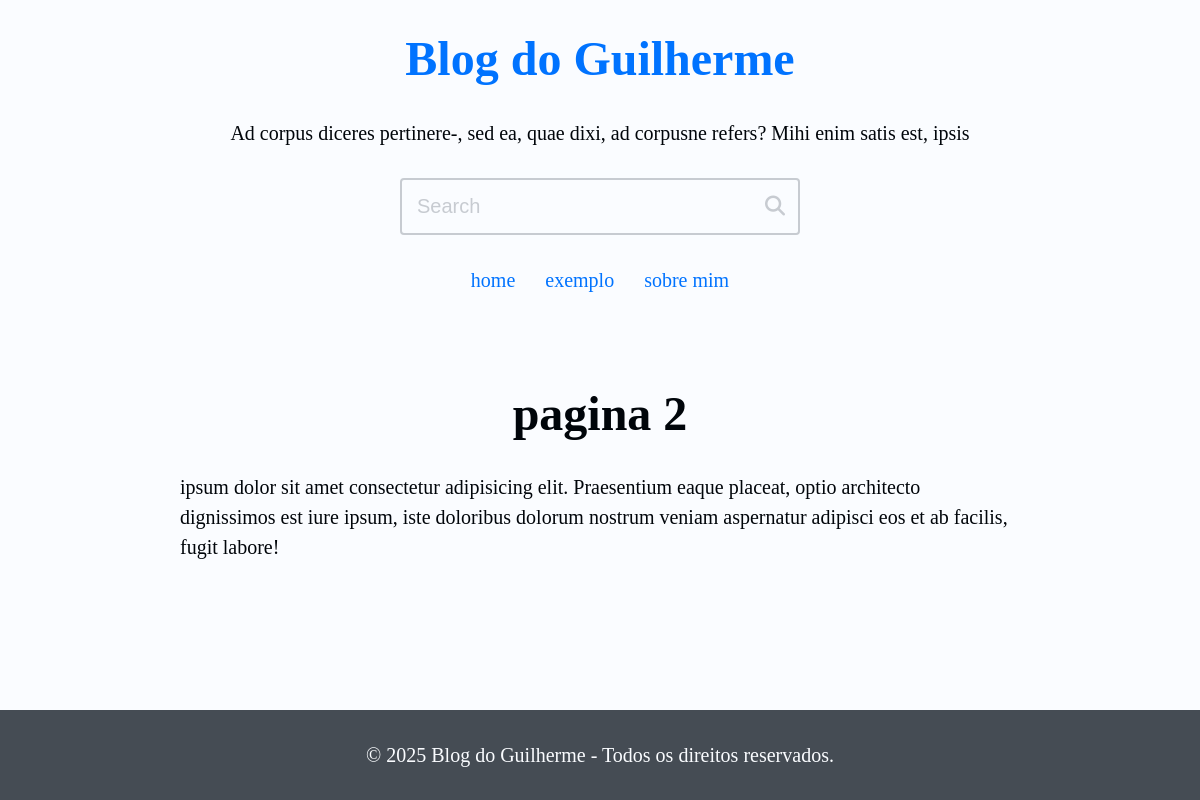
The page /page/pagina-2-p04j/ on the database its author committed.
### site_setup/models.py (models this page shows, shortened)
class SiteSetup(models.Model):
    class Meta:
        verbose_name = 'Setup'
        verbose_name_plural = 'Setup'
    title = models.CharField(max_length=65)
    description = models.CharField(max_length=255)
    show_header = models.BooleanField(default=True)
    show_search = models.BooleanField(default=True)
    show_menu = models.BooleanField(default=True)
    show_description = models.BooleanField(default=True)
    show_pagination = models.BooleanField(default=True)
    show_footer = models.BooleanField(default=True)
    favicon = models.ImageField(
        upload_to='assets/favicon/%Y/%m',
        blank=True, null=True,
        validators=[validate_png],  # Assuming validate_png is defined in utils/model_validators.py
        )

class MenuLink(models.Model):
    class Meta:
        verbose_name = 'Menu Link'
        verbose_name_plural = 'Menu Links'
    text = models.CharField(max_length=50)
    url_or_path = models.CharField(max_length=2048)
    new_tab = models.BooleanField(default=False)
    site_setup = models.ForeignKey(
        'SiteSetup', on_delete=models.CASCADE, blank=True, null=True,
        default=None, related_name='menu'
    )

### blog/models.py (models this page shows, shortened)
class Page(models.Model):
    class Meta:
        verbose_name = "page"
        verbose_name_plural = "Pages"
    title = models.CharField(max_length=65,)
    slug = models.SlugField(
        unique=True, default="", null=False, blank=True, max_length=255
    )
    is_published = models.BooleanField(
        default=False,
        help_text="This field must be checkerd for the page to be displayed.",
                                       )
    content = models.TextField()

### blog/views.py (the view)
# urls.py: path('page/<slug:slug>/', PageDetailView.as_view(), name='page'),
class PageDetailView(DetailView):
    model = Page
    template_name = 'blog/pages/page.html'
    slug_field = 'slug'
    context_object_name = 'page'
    def get_context_data(self, **kwargs):
        ctx =  super().get_context_data(**kwargs)
        page = self.get_object()
        page_title = f'{page.title} - Pagina - '
        ctx.update({
            'page_title': page_title
        })
        return ctx
    def get_queryset(self) -> QuerySet[Any]:
        return super().get_queryset().filter(is_published=True)

### site_setup/context_processors.py (called while the page is built)
def context_processor_example(request):
    return {
        'example': 'Veio do context processor (example)'
    }

def site_setup(request):
    setup = SiteSetup.objects.order_by('-id').first()
    return {
        'site_setup': setup,
    }

### blog/templates/blog/pages/page.html
{% extends 'blog/base.html' %}
{% block content %}
  <main class="main-content section-wrapper">
    <div class="section-content-narrow">
      <div class="section-gap">
        <h1 class="center">{{ page.title }}</h1>
        {{ page.content | safe }}
      </div>
    </div>
  </main>
{% endblock content %}

### blog/templates/blog/partials/_header.html (shortened to what this page needs)
<header class="header section-wrapper">
  <div class="section-content-wide">
    <div class="section-gap">
      <h1 class="blog-title center pb-base">
        <a class="blog-link" href="/">{{ site_setup.title }}</a>
      </h1>
      {% if site_setup.show_description %}
            <p class="blog-description pb-base center">{{ site_setup.description }}</p>
      {% endif %}
      {% if site_setup.show_search %}
        <div class="search pb-base center">
          <form class="search-form" action="{% url "blog:search" %}" method="get">
            <div class="search-content">
              <input
                class="search-input"
                type="search"
                name="search"
                id="search-input"
                placeholder="Search"
                value="{{ search_value }}"
                required
              >
              <button class="search-btn" type="submit" aria-labelledby="search-label">
                <i class="fa fa-search"></i>
              </button>
            </div>
          </form>
        </div>
      {% endif %}
      {% if site_setup.show_menu %}
        <nav class="menu">
          <ul class="menu-items">
            {% for link in site_setup.menu.all %}
              <li class="menu-item">
                {% if link.new_tab %}
                  <a target="_blank" class="menu-link" href="{{ link.url_or_path }}">
                    {{ link.text }}
                  </a>
              {% else %}
                  <a class="menu-link" href="{{ link.url_or_path }}">
                    {{ link.text }}
                  </a>
                {% endif %}
              </li>
            {% endfor %}
          </ul>
        </nav>
      {% endif %}
    </div>
  </div>
</header>

### blog/templates/blog/partials/_footer.html (shortened to what this page needs)
<footer class="footer section-wrapper mt-base ">
  <div class="section-content-wide">
    <div class="section-gap">
      <div class="center">
        <a href="#"> © {% now "Y" %} {{ site_setup.title }} - Todos os direitos reservados. </a>
      </div>
    </div>
  </div>
</footer>

### blog/static/blog/css/remedy.css (style rules this page uses)
html { line-sizing: normal; }
body { margin: 0; }
h1 { font-size: 2rem; }
h1 { margin: 0.67em 0; }
article, aside, details, figcaption, figure, footer, header, hgroup, main, nav, section { display: block; }

### rows shown on the page
SiteSetup: title "Blog do Guilherme", description "Ad corpus diceres pertinere-, sed ea, quae dixi, ad corpusne refers? Mihi enim satis est, ipsis"
MenuLink: text "home"
MenuLink: text "exemplo"
MenuLink: text "sobre mim"
Page: title "pagina 2", content "ipsum dolor sit amet consectetur adipisicing elit. Praesentium eaque placeat, optio architecto dignissimos est iure ipsum, iste doloribus dolorum nostrum veniam aspernatur adipisci eos et ab facilis, fugit labore!"
